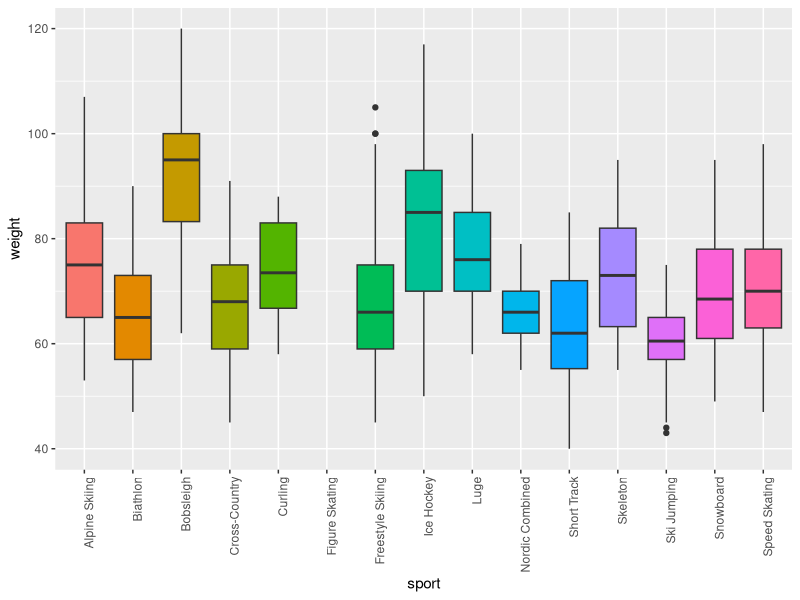
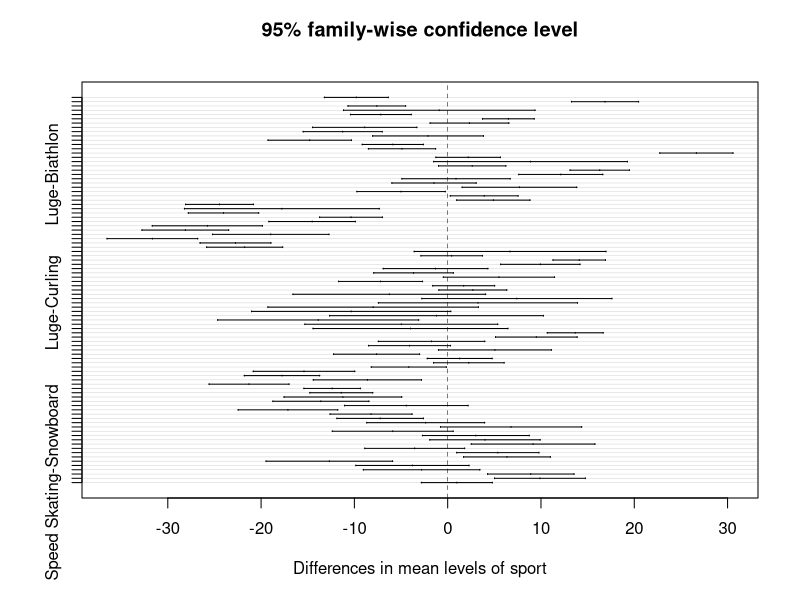

Generate these figures, in order, with R:
## ---- chunk 1
library(tidyverse)
library(knitr)
## ---- chunk 2
athletes <- read_csv('../../datasets/athletes.csv')
## ---- chunk 3
head(athletes) %>% 
  kable()
## ---- chunk 4
m_sport_lm <- lm(weight ~ sport, data = athletes)
summary(m_sport_lm)
anova(m_sport_lm)
names(m_sport_lm)
## ---- chunk 5
aov_athletes <- aov(weight ~ sport, data = athletes)
summary(aov_athletes)
## ---- chunk 6
qplot(x = sport, y = weight, data = athletes, geom = "boxplot", fill = sport) + 
  theme(axis.text.x = element_text(angle = 90, hjust = 1)) + 
  theme(legend.position="none")
## ---- chunk 7
library(car)
leveneTest(weight ~ sport, data = athletes)
m_sport_aov <- aov(weight ~ sport, data = athletes)
summary(m_sport_aov)
TukeyHSD(m_sport_aov)

plot(TukeyHSD(m_sport_aov))

m_sport_aovlm <- anova(lm(weight ~ sport, data = athletes))
m_sport_aovlm
oneway.test(weight ~ sport, data = athletes)
